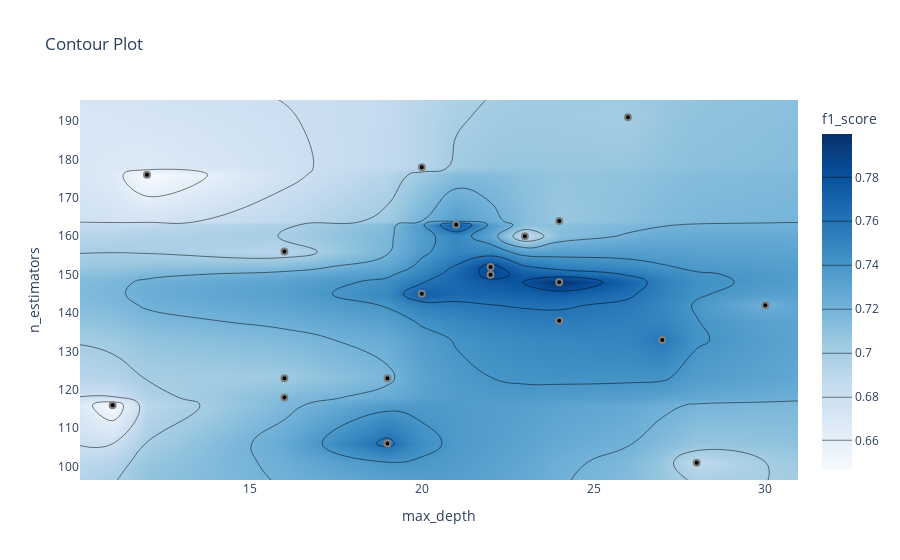

The code cell stored with this chart in its notebook:
### Markdown cell above
График контура отношений гиперпараметров

Он показывает связь между различными комбинациями гиперпараметров и значение метрики для этих комбинаций в виде контурного графика.

### Code cell
optuna.visualization.plot_contour(study, params=["max_depth", "n_estimators"],
                                  target_name="f1_score")

### Figure 1 — Plotly figure (JSON) as saved in the notebook; plotly's stock layout.template omitted (floating-point values rounded to 4 significant figures; data arrays with more than 128 entries replaced by an {"elided": "..."} marker saying what was removed)
{"data": [{"colorbar": {"title": {"text": "f1_score"}}, "colorscale": [[0, "rgb(247,251,255)"], [0.125, "rgb(222,235,247)"], [0.25, "rgb(198,219,239)"], [0.375, "rgb(158,202,225)"], [0.5, "rgb(107,174,214)"], [0.625, "rgb(66,146,198)"], [0.75, "rgb(33,113,181)"], [0.875, "rgb(8,81,156)"], [1, "rgb(8,48,107)"]], "connectgaps": true, "contours": {"coloring": "heatmap"}, "hoverinfo": "none", "line": {"smoothing": 1.3}, "reversescale": false, "type": "contour", "x": [10.05, 11, 12, 16, 19, 20, 21, 22, 23, 24, 26, 27, 28, 30, 30.95], "y": [96.5, 101, 106, 116, 118, 123, 133, 138, 142, 145, 148, 150, 152, 156, 160, 163, 164, 176, 178, 191, 195.5], "z": {"elided": "21x15 float values"}}, {"marker": {"color": "black", "line": {"color": "Grey", "width": 2}}, "mode": "markers", "showlegend": false, "type": "scatter", "x": [20, 16, 21, 26, 20, 16, 19, 28, 11, 19, 24, 22, 24, 30, 24, 23, 27, 16, 12, 22], "y": [178, 118, 163, 191, 145, 123, 106, 101, 116, 123, 164, 150, 148, 142, 138, 160, 133, 156, 176, 152]}], "layout": {"title": {"text": "Contour Plot"}, "xaxis": {"range": [10.05, 30.95], "title": {"text": "max_depth"}}, "yaxis": {"range": [96.5, 195.5], "title": {"text": "n_estimators"}}}}
